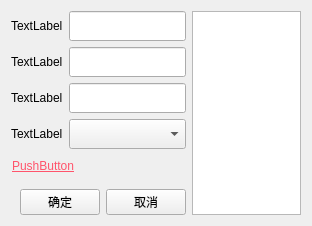
<?xml version="1.0" encoding="UTF-8"?>
<ui version="4.0">
 <class>lds_dialog_input_Dialog</class>
 <widget class="QDialog" name="lds_dialog_input_Dialog">
  <property name="geometry">
   <rect>
    <x>0</x>
    <y>0</y>
    <width>312</width>
    <height>204</height>
   </rect>
  </property>
  <property name="windowTitle">
   <string>Dialog</string>
  </property>
  <layout class="QHBoxLayout" name="horizontalLayout_3">
   <item>
    <layout class="QVBoxLayout" name="verticalLayout" stretch="1,10,0">
     <item>
      <layout class="QGridLayout" name="gridLayout" columnstretch="0,1">
       <item row="3" column="1">
        <widget class="lds_ComboBox" name="comboBox">
         <property name="minimumSize">
          <size>
           <width>0</width>
           <height>30</height>
          </size>
         </property>
        </widget>
       </item>
       <item row="0" column="0">
        <widget class="QLabel" name="label">
         <property name="text">
          <string>TextLabel</string>
         </property>
        </widget>
       </item>
       <item row="2" column="0">
        <widget class="QLabel" name="label_3">
         <property name="text">
          <string>TextLabel</string>
         </property>
        </widget>
       </item>
       <item row="0" column="1">
        <widget class="lds_lineedit_clear" name="lineEdit">
         <property name="minimumSize">
          <size>
           <width>0</width>
           <height>30</height>
          </size>
         </property>
        </widget>
       </item>
       <item row="1" column="0">
        <widget class="QLabel" name="label_2">
         <property name="text">
          <string>TextLabel</string>
         </property>
        </widget>
       </item>
       <item row="2" column="1">
        <widget class="lds_lineedit_clear" name="lineEdit_3">
         <property name="minimumSize">
          <size>
           <width>0</width>
           <height>30</height>
          </size>
         </property>
        </widget>
       </item>
       <item row="3" column="0">
        <widget class="QLabel" name="label_com">
         <property name="text">
          <string>TextLabel</string>
         </property>
        </widget>
       </item>
       <item row="1" column="1">
        <widget class="lds_lineedit_clear" name="lineEdit_2">
         <property name="minimumSize">
          <size>
           <width>0</width>
           <height>30</height>
          </size>
         </property>
        </widget>
       </item>
       <item row="4" column="0" colspan="2">
        <widget class="QPushButton" name="pushButton_link">
         <property name="styleSheet">
          <string notr="true">color:#ff546b;
text-decoration: underline;
text-align:left;</string>
         </property>
         <property name="text">
          <string>PushButton</string>
         </property>
         <property name="flat">
          <bool>true</bool>
         </property>
        </widget>
       </item>
      </layout>
     </item>
     <item>
      <widget class="lds_key3x4" name="widget_key3x4" native="true"/>
     </item>
     <item>
      <layout class="QHBoxLayout" name="horizontalLayout_2">
       <item>
        <spacer name="horizontalSpacer">
         <property name="orientation">
          <enum>Qt::Horizontal</enum>
         </property>
         <property name="sizeHint" stdset="0">
          <size>
           <width>40</width>
           <height>20</height>
          </size>
         </property>
        </spacer>
       </item>
       <item>
        <widget class="QFrame" name="frame">
         <layout class="QHBoxLayout" name="horizontalLayout">
          <property name="topMargin">
           <number>0</number>
          </property>
          <property name="rightMargin">
           <number>0</number>
          </property>
          <property name="bottomMargin">
           <number>0</number>
          </property>
          <item>
           <widget class="lds_toolbar_button" name="pushButton_ok">
            <property name="text">
             <string>确定</string>
            </property>
            <property name="outer_stylesheet" stdset="0">
             <string>pushbutton</string>
            </property>
           </widget>
          </item>
          <item>
           <widget class="lds_toolbar_button" name="pushButton_cancel">
            <property name="text">
             <string>取消</string>
            </property>
            <property name="outer_stylesheet" stdset="0">
             <string>pushbutton</string>
            </property>
           </widget>
          </item>
         </layout>
        </widget>
       </item>
      </layout>
     </item>
    </layout>
   </item>
   <item>
    <widget class="QTableView" name="tableView"/>
   </item>
  </layout>
 </widget>
 <customwidgets>
  <customwidget>
   <class>lds_ComboBox</class>
   <extends>QComboBox</extends>
   <header>lds_combobox.h</header>
  </customwidget>
  <customwidget>
   <class>lds_toolbar_button</class>
   <extends>QPushButton</extends>
   <header>lds_toolbar_button.h</header>
  </customwidget>
  <customwidget>
   <class>lds_lineedit_clear</class>
   <extends>QLineEdit</extends>
   <header>lds_lineedit_clear.h</header>
  </customwidget>
  <customwidget>
   <class>lds_key3x4</class>
   <extends>QWidget</extends>
   <header>lds_key3x4.h</header>
   <container>1</container>
  </customwidget>
 </customwidgets>
 <tabstops>
  <tabstop>pushButton_ok</tabstop>
  <tabstop>pushButton_cancel</tabstop>
  <tabstop>lineEdit_2</tabstop>
  <tabstop>tableView</tabstop>
 </tabstops>
 <resources/>
 <connections/>
</ui>
